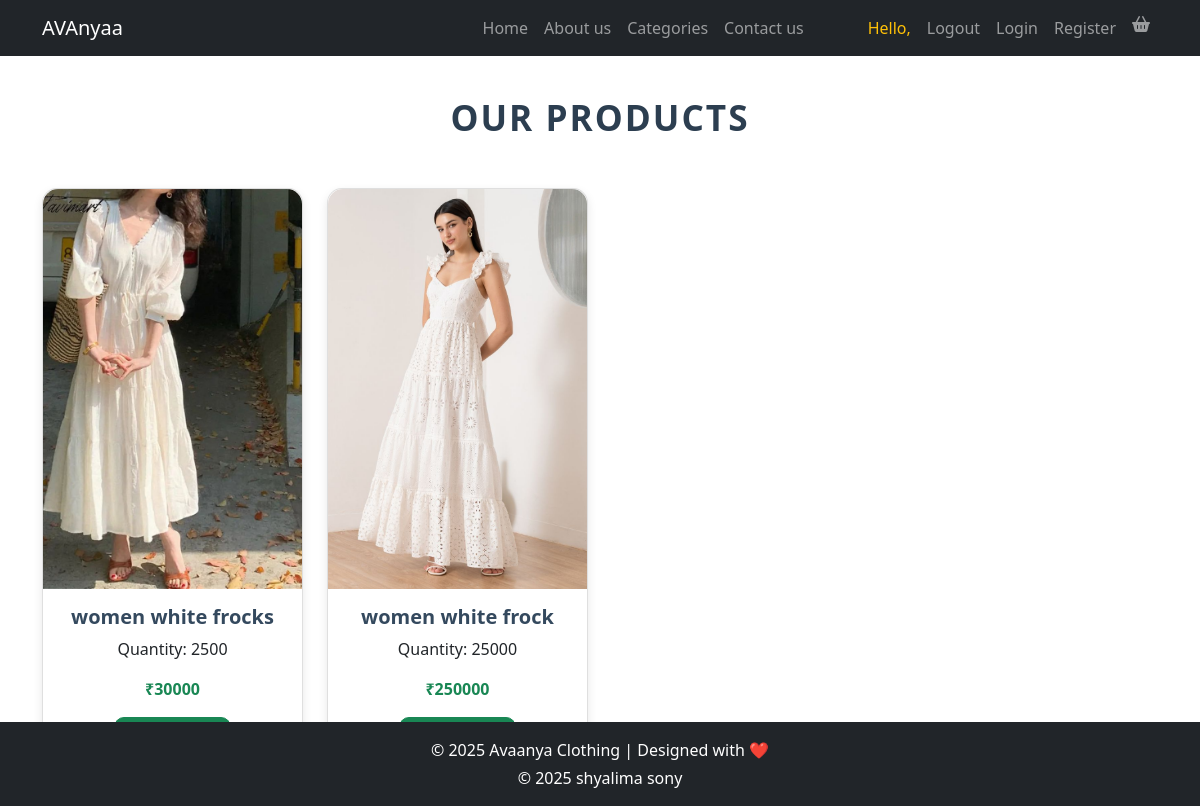
Before: /product/12/ with the older database file.
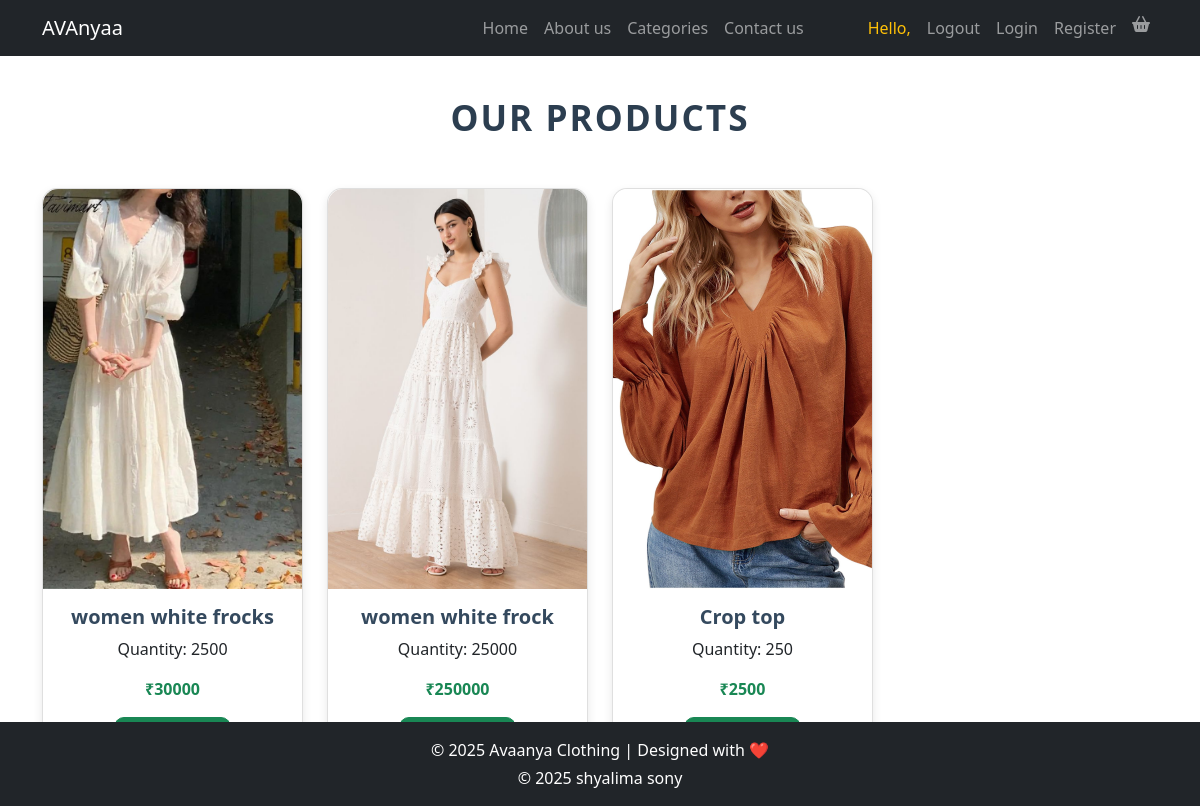
After: the same page with the newer database file.
### backend/models.py (models this page shows)
class protable(models.Model):
    category = models.ForeignKey(pro_category, on_delete=models.CASCADE)
    pro_name=models.CharField(max_length=50)
    qty=models.IntegerField()
    price = models.IntegerField()
    p_image=models.ImageField(upload_to="product_image")

### frontend/views.py (the view)
# urls.py: path('product/<int:cat_id>/', product, name='product'),
def product(request, cat_id):
    category = get_object_or_404(pro_category, id=cat_id)
    products = protable.objects.filter(category=category)
    return render(request, "product.html", {"category": category, "products": products})

### frontend/context_processors.py (called while the page is built)
def cart_count(request):
    if request.user.is_authenticated:
        count = Cart.objects.filter(user=request.user).count()
    else:
        count = 0
    return {'cart_count': count}

### frontend/templates/product.html (shortened to what this page needs)
{% extends 'index.html' %}
{% block content %}
<h1 class="product-heading">Our Products</h1>
<div class="container">
  <div class="row">
    {% for i in products %}
      <div class="col-lg-3 col-md-4 col-sm-6 d-flex justify-content-center">
        <div class="card" style="width: 18rem;">
          <img src="{{ i.p_image.url }}" class="card-img-top" alt="{{ i.pro_name }}">
          <div class="card-body text-center">
            <h5 class="card-title">{{ i.pro_name }}</h5>
            <p class="card-text">Quantity: {{ i.qty }}</p>
            <p class="card-text text-success fw-bold">₹{{ i.price }}</p>
            <a href="{% url 'add_to_cart' i.id %}" class="btn btn-success">Add to Cart</a>
          </div>
        </div>
      </div>
    {% endfor %}
  </div>
</div>
{% endblock %}

### frontend/templates/index.html (shortened to what this page needs)
{% load static %}
<link href="https://cdn.jsdelivr.net/npm/bootstrap@5.0.2/dist/css/bootstrap.min.css" rel="stylesheet"
>
<link rel="stylesheet" href="https://cdnjs.cloudflare.com/ajax/libs/font-awesome/6.5.1/css/all.min.css" />
<nav class="custom-navbar navbar navbar navbar-expand-lg navbar-dark bg-dark" aria-label="Avaanya navigation bar">
    <div class="container">
        <a class="navbar-brand" href="{% url 'index' %}"><span>AVAnyaa</span></a>
        <div class="collapse navbar-collapse" id="navbarsFurni">
            <ul class="custom-navbar-nav navbar-nav ms-auto mb-2 mb-lg-0">
                <li class="nav-item active">
                    <a class="nav-link" href="{% url 'index' %}">Home</a>
                </li>
                <li><a class="nav-link" href="{% url 'about' %}">About us</a></li>
                <li><a class="nav-link" href="{% url 'category' %}">Categories</a></li>
                <li><a class="nav-link" href="{% url 'contact' %}">Contact us</a></li>
            </ul>
            <ul class="custom-navbar-cta navbar-nav mb-2 mb-lg-0 ms-lg-5">
                <li class="nav-item d-none d-lg-block">
                    <a class="nav-link text-warning" href="">Hello,{{ user.username }}</a>
                </li>
                <li class="nav-item">
                    <a class="nav-link" href="{% url 'logout' %}">Logout</a>
                </li>
                <li class="nav-item">
                    <a class="nav-link" href="{%url 'login' %}">Login</a>
                </li>
                <li class="nav-item">
                    <a class="nav-link" href="{% url 'register' %}">Register</a>
                </li>
                <li class="nav-item position-relative">
    <a class="nav-link" href="{% url 'view_cart' %}">
        <i class="fas fa-shopping-basket"></i>
    </a>
</li>
            </ul>
        </div>
    </div>
</nav>
{% block content %}{% endblock %}
<footer class="bg-dark text-white text-center p-3 fixed-bottom">
    <div class="container">
        <p class="mb-1">&copy; 2025 Avaanya Clothing | Designed with ❤️</p>
        <p class="mb-0">&copy; 2025 shyalima sony</p>
    </div>
</footer>

### frontend/templates/product.html (style rules this page uses)
h1.product-heading { text-align: center; font-size: 2.2rem; font-weight: 700; color: #2c3e50; margin: 40px 0 50px 0; text-transform: uppercase; letter-spacing: 2px; }
.card { margin-bottom: 30px; box-shadow: 0 4px 10px rgba(0, 0, 0, 0.1); transition: transform 0.2s ease, box-shadow 0.2s ease; border-radius: 15px; }
.card img { height: 400px; object-fit: cover; border-top-left-radius: 15px; border-top-right-radius: 15px; }
.card-title { font-weight: 600; color: #34495e; }
.btn-success { border-radius: 10px; padding: 8px 15px; }

Changed rows visible on the page:
added protable: p_image (picture), pro_name "Crop top", qty "250", price "2500"
